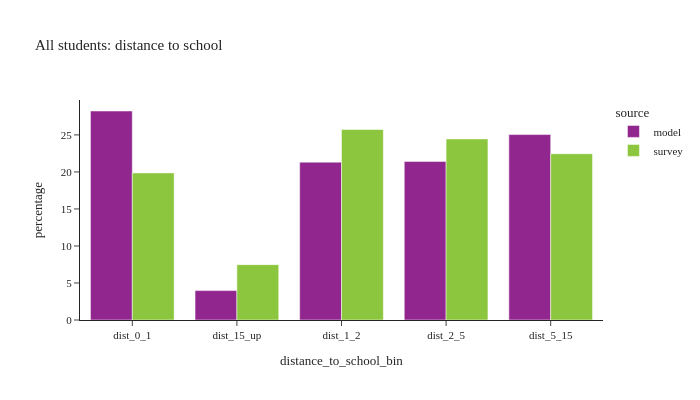
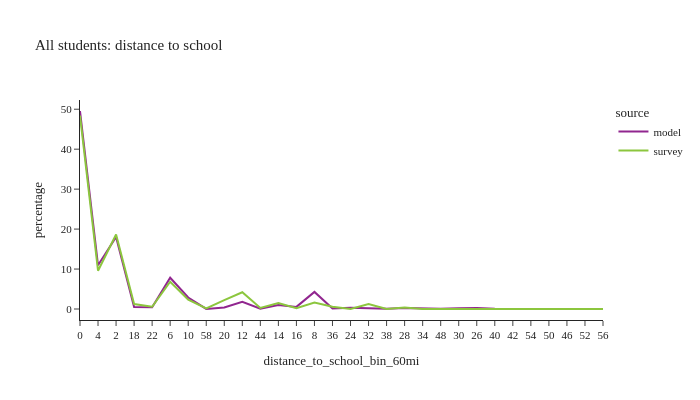

Write notebook code for charts like these, in order.
### Code cell
def plot_distance(df:pd.DataFrame, group:str, title_name:str):
    count = df.loc[(df['source']=='model') & (df[group]),['distance_to_school_bin']].value_counts()
    print(f"model person count =\n"
          f"{count.sort_values()}")
    df_plot = df.loc[(df[group]) & (df['distance_to_school_bin'] != float('nan'))].groupby(['source','distance_to_school_bin'])['person_weight'].sum().reset_index()
    df_plot['percentage'] = df_plot.groupby(['source'], group_keys=False)['person_weight'].\
            apply(lambda x: 100 * x / float(x.sum()))
    # df_plot
    #
    fig1 = px.bar(df_plot, x='distance_to_school_bin', y="percentage", color="source", barmode="group",
                 title=title_name)
    fig1.for_each_annotation(lambda a: a.update(text = a.text.split("=")[-1]))
    fig1.update_layout(height=400, width=700, font=dict(size=11))
    fig1.show()

    df_plot = per_data.loc[(per_data[group]) & (per_data['distance_to_school_bin_60mi'].notna())].groupby(['source','distance_to_school_bin_60mi'])['person_weight'].sum().reset_index()
    df_plot['percentage'] = df_plot.groupby(['source'], group_keys=False)['person_weight'].\
                apply(lambda x: 100 * x / float(x.sum()))
    # df_plot
    #
    fig2 = px.line(df_plot, x='distance_to_school_bin_60mi', y="percentage", color="source", 
                  title=title_name)
    fig2.for_each_annotation(lambda a: a.update(text = a.text.split("=")[-1]))
    fig2.update_layout(height=400, width=700, font=dict(size=11))
    fig2.show()

# distance to school: grade school
plot_distance(per_data,'is_student',"All students: distance to school")

### Figure 1 — Plotly figure (JSON) as saved in the notebook; plotly's stock layout.template omitted (floating-point values rounded to 4 significant figures)
{"data": [{"alignmentgroup": "True", "hovertemplate": "source=model<br>distance_to_school_bin=%{x}<br>percentage=%{y}<extra></extra>", "legendgroup": "model", "marker": {"color": "#91268F", "pattern": {"shape": ""}}, "name": "model", "offsetgroup": "model", "orientation": "v", "showlegend": true, "textposition": "auto", "type": "bar", "x": ["dist_0_1", "dist_15_up", "dist_1_2", "dist_2_5", "dist_5_15"], "xaxis": "x", "y": [28.23, 3.971, 21.32, 21.42, 25.05], "yaxis": "y"}, {"alignmentgroup": "True", "hovertemplate": "source=survey<br>distance_to_school_bin=%{x}<br>percentage=%{y}<extra></extra>", "legendgroup": "survey", "marker": {"color": "#8CC63E", "pattern": {"shape": ""}}, "name": "survey", "offsetgroup": "survey", "orientation": "v", "showlegend": true, "textposition": "auto", "type": "bar", "x": ["dist_0_1", "dist_15_up", "dist_1_2", "dist_2_5", "dist_5_15"], "xaxis": "x", "y": [19.87, 7.48, 25.73, 24.46, 22.46], "yaxis": "y"}], "layout": {"barmode": "group", "font": {"size": 11}, "height": 400, "legend": {"title": {"text": "source"}, "tracegroupgap": 0}, "title": {"text": "All students: distance to school"}, "width": 700, "xaxis": {"anchor": "y", "domain": [0, 1], "title": {"text": "distance_to_school_bin"}}, "yaxis": {"anchor": "x", "domain": [0, 1], "title": {"text": "percentage"}}}}

### Figure 2 — Plotly figure (JSON) as saved in the notebook; plotly's stock layout.template omitted (floating-point values rounded to 4 significant figures)
{"data": [{"hovertemplate": "source=model<br>distance_to_school_bin_60mi=%{x}<br>percentage=%{y}<extra></extra>", "legendgroup": "model", "line": {"color": "#91268F", "dash": "solid"}, "marker": {"symbol": "circle"}, "mode": "lines", "name": "model", "orientation": "v", "showlegend": true, "type": "scatter", "x": ["0", "4", "2", "18", "22", "6", "10", "58", "20", "12", "44", "14", "16", "8", "36", "24", "32", "38", "28", "34", "48", "30", "26", "40", "42", "54", "50", "46", "52", "56"], "xaxis": "x", "y": [49.56, 10.95, 18.01, 0.5012, 0.4229, 7.816, 2.876, 0.02719, 0.4027, 1.819, 0.05239, 0.9764, 0.5299, 4.274, 0.0993, 0.3253, 0.1594, 0.08165, 0.2262, 0.1345, 0.04144, 0.2003, 0.2678, 0.07164, 0.06372, 0.01218, 0.02577, 0.04455, 0.02096, 0.01057], "yaxis": "y"}, {"hovertemplate": "source=survey<br>distance_to_school_bin_60mi=%{x}<br>percentage=%{y}<extra></extra>", "legendgroup": "survey", "line": {"color": "#8CC63E", "dash": "solid"}, "marker": {"symbol": "circle"}, "mode": "lines", "name": "survey", "orientation": "v", "showlegend": true, "type": "scatter", "x": ["0", "4", "2", "18", "22", "6", "10", "58", "20", "12", "44", "14", "16", "8", "36", "24", "32", "38", "28", "34", "48", "30", "26", "40", "42", "54", "50", "46", "52", "56"], "xaxis": "x", "y": [48.41, 9.583, 18.63, 1.255, 0.5543, 6.841, 2.315, 0.1613, 2.233, 4.2, 0.2741, 1.491, 0.2217, 1.591, 0.5858, 0.007812, 1.219, 0.004118, 0.3724, 0.01902, 0.02789, 0.0, 0.0, 0.0, 0.0, 0.0, 0.0, 0.0, 0.0, 0.0], "yaxis": "y"}], "layout": {"font": {"size": 11}, "height": 400, "legend": {"title": {"text": "source"}, "tracegroupgap": 0}, "title": {"text": "All students: distance to school"}, "width": 700, "xaxis": {"anchor": "y", "domain": [0, 1], "title": {"text": "distance_to_school_bin_60mi"}}, "yaxis": {"anchor": "x", "domain": [0, 1], "title": {"text": "percentage"}}}}
